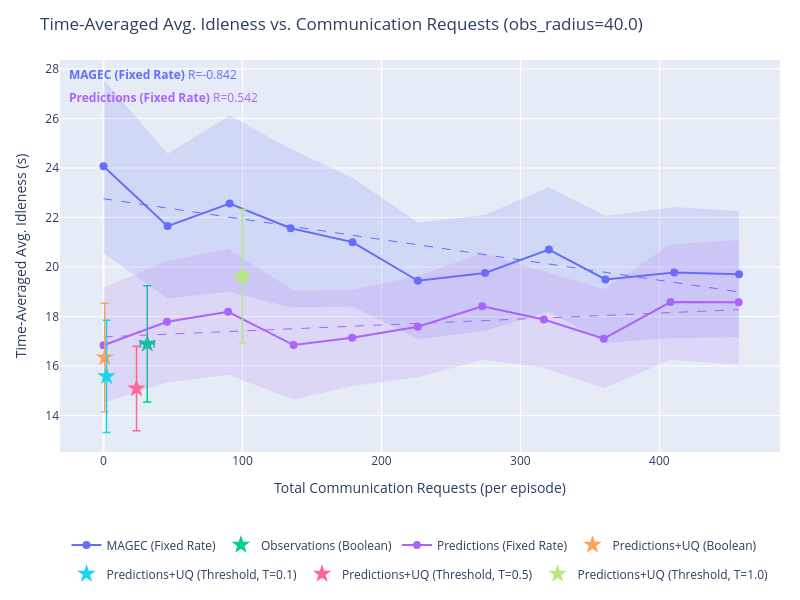

Notebook source saved alongside this figure:
### Markdown cell above
## Idleness vs. Communication

### Code cell
import plotly.graph_objects as go
import plotly.express as px
import numpy as np
from plots import *

# SERIES_TO_PLOT = {"Learned Comms. + Prediction + UQ", "MAGEC"}
SERIES_TO_PLOT = None # Plot all

series_colors = {s: c for s, c in zip(output, px.colors.qualitative.Plotly)}


def get_requests(data):
    """Total communication requests per episode (mean over episodes)."""
    r = np.array(data['communication']['requests_made'][...])
    return float(np.mean(r.reshape(r.shape[0], -1).sum(axis=1)))


def get_requests_std(data):
    """Total communication requests per episode (SEM over episodes)."""
    r = np.array(data['communication']['requests_made'][...])
    per_episode = r.reshape(r.shape[0], -1).sum(axis=1)
    n = len(per_episode)
    return float(np.std(per_episode) / np.sqrt(n))


def get_idleness_mean(data):
    """Time-averaged avg. idleness, mean over episodes."""
    return float(np.mean(data['avg_idleness']))


def get_idleness_std(data):
    """Time-averaged avg. idleness, SEM over episodes."""
    n = len(data['avg_idleness'])
    return float(np.std(data['avg_idleness']) / np.sqrt(n))


for obs_radius in obs_radii:
    # Arbitrarily choose radius 40 for plotting.
    if obs_radius != 40.0:
        continue

    fig = go.Figure()
    r_annotations = []

    for series in output:
        if SERIES_TO_PLOT is not None and series not in SERIES_TO_PLOT:
            continue

        if "Ground Truth" in series:
            continue

        color = series_colors.get(series, '#888888')
        all_exps = list(output[series].keys())

        # Swept experiments: encoded as obs_radius_X_comms_Y
        swept_exps = sorted(
            [e for e in all_exps if f"obs_radius_{obs_radius:.1f}_comms_" in e and "Fixed Rate" in series],
            key=lambda e: float(e.split("_comms_")[1])
        )
        # Fixed (learned comms) experiments: encoded as obs_radius_X only
        fixed_exps = [e for e in all_exps if f"obs_radius_{obs_radius:.1f}" in e and not "Fixed Rate" in series]

        if swept_exps:
            comms_ps = [float(e.split("_comms_")[1]) for e in swept_exps]
            xs = [get_requests(output[series][e]) for e in swept_exps]
            ys = [get_idleness_mean(output[series][e]) for e in swept_exps]
            xs_std = [get_requests_std(output[series][e]) for e in swept_exps]
            ys_std = [get_idleness_std(output[series][e]) for e in swept_exps]

            fig.add_trace(go.Scatter(
                x=xs,
                y=ys,
                mode='lines+markers',
                name=series,
                line=dict(color=color),
                marker=dict(color=color, size=8),
                legendgroup=series,
                # error_x and error_y removed — replaced by shaded band below
                hovertemplate=[
                    f"{series}<br>comms_p={cp:.3f}<br>requests=%{{x:.1f}}<br>idleness=%{{y:.4f}}<extra></extra>"
                    for cp in comms_ps
                ],
            ))

            # SEM shaded band (y-direction)
            y_upper = [y + s for y, s in zip(ys, ys_std)]
            y_lower = [y - s for y, s in zip(ys, ys_std)]
            fig.add_trace(go.Scatter(
                x=xs + xs[::-1],
                y=y_upper + y_lower[::-1],
                fill='toself',
                fillcolor=color,
                line=dict(color='rgba(255,255,255,0)'),
                opacity=0.15,
                legendgroup=series,
                showlegend=False,
                hoverinfo='skip',
            ))

            # OLS trendline
            if len(xs) >= 2:
                x_trend, y_trend, r2 = fit_ols_trendline(xs, ys)
                fig.add_trace(go.Scatter(
                    x=x_trend,
                    y=y_trend,
                    mode='lines',
                    name=f"{series} (fit)",
                    line=dict(color=color, dash='dash', width=1),
                    legendgroup=series,
                    showlegend=False,
                    hoverinfo='skip',
                ))
                r_annotations.append(
                    dict(
                        text=f"<b>{series}</b> R={r2:.3f}",
                        xref='paper', yref='paper',
                        x=0.01,
                        y=0.99 - len(r_annotations) * 0.06,
                        xanchor='left', yanchor='top',
                        showarrow=False,
                        font=dict(color=color, size=12),
                    )
                )

        if fixed_exps:
            xs_f = [get_requests(output[series][e]) for e in fixed_exps]
            ys_f = [get_idleness_mean(output[series][e]) for e in fixed_exps]
            xs_std_f = [get_requests_std(output[series][e]) for e in fixed_exps]
            ys_std_f = [get_idleness_std(output[series][e]) for e in fixed_exps]
            fig.add_trace(go.Scatter(
                x=xs_f,
                y=ys_f,
                mode='markers',
                name=series,
                marker=dict(color=color, size=14, symbol='star'),
                legendgroup=series,
                showlegend=len(swept_exps) == 0,
                error_x=dict(array=xs_std_f, visible=True, color=color, thickness=1.5, width=4),
                error_y=dict(array=ys_std_f, visible=True, color=color, thickness=1.5, width=4),
                hovertemplate=f"{series}<br>requests=%{{x:.1f}}<br>idleness=%{{y:.4f}}<extra></extra>",
            ))

    fig.update_layout(
        title=f"Time-Averaged Avg. Idleness vs. Communication Requests (obs_radius={obs_radius:.1f})",
        xaxis_title="Total Communication Requests (per episode)",
        yaxis_title="Time-Averaged Avg. Idleness (s)",
        height=600,
        width=800,
        hovermode='closest',
        autosize=True,
        margin=dict(l=60, r=20, t=60, b=120),
        legend=dict(orientation='h', yanchor='top', y=-0.2, xanchor='center', x=0.5),
        annotations=r_annotations,
    )
    fig.show()

### Figure 1 — Plotly figure (JSON) as saved in the notebook; plotly's stock layout.template omitted (floating-point values rounded to 4 significant figures; data arrays with more than 128 entries replaced by an {"elided": "..."} marker saying what was removed)
{"data": [{"hovertemplate": ["MAGEC (Fixed Rate)<br>comms_p=0.000<br>requests=%{x:.1f}<br>idleness=%{y:.4f}<extra></extra>", "MAGEC (Fixed Rate)<br>comms_p=0.050<br>requests=%{x:.1f}<br>idleness=%{y:.4f}<extra></extra>", "MAGEC (Fixed Rate)<br>comms_p=0.100<br>requests=%{x:.1f}<br>idleness=%{y:.4f}<extra></extra>", "MAGEC (Fixed Rate)<br>comms_p=0.150<br>requests=%{x:.1f}<br>idleness=%{y:.4f}<extra></extra>", "MAGEC (Fixed Rate)<br>comms_p=0.200<br>requests=%{x:.1f}<br>idleness=%{y:.4f}<extra></extra>", "MAGEC (Fixed Rate)<br>comms_p=0.250<br>requests=%{x:.1f}<br>idleness=%{y:.4f}<extra></extra>", "MAGEC (Fixed Rate)<br>comms_p=0.300<br>requests=%{x:.1f}<br>idleness=%{y:.4f}<extra></extra>", "MAGEC (Fixed Rate)<br>comms_p=0.350<br>requests=%{x:.1f}<br>idleness=%{y:.4f}<extra></extra>", "MAGEC (Fixed Rate)<br>comms_p=0.400<br>requests=%{x:.1f}<br>idleness=%{y:.4f}<extra></extra>", "MAGEC (Fixed Rate)<br>comms_p=0.450<br>requests=%{x:.1f}<br>idleness=%{y:.4f}<extra></extra>", "MAGEC (Fixed Rate)<br>comms_p=0.500<br>requests=%{x:.1f}<br>idleness=%{y:.4f}<extra></extra>"], "legendgroup": "MAGEC (Fixed Rate)", "line": {"color": "#636EFA"}, "marker": {"color": "#636EFA", "size": 8}, "mode": "lines+markers", "name": "MAGEC (Fixed Rate)", "type": "scatter", "x": [0, 46.1, 90.8, 134.7, 179.2, 226.2, 274.5, 320.5, 361.2, 410.7, 457.3], "y": [24.07, 21.65, 22.56, 21.57, 21.0, 19.44, 19.76, 20.7, 19.5, 19.78, 19.71]}, {"fill": "toself", "fillcolor": "#636EFA", "hoverinfo": "skip", "legendgroup": "MAGEC (Fixed Rate)", "line": {"color": "rgba(255,255,255,0)"}, "opacity": 0.15, "showlegend": false, "type": "scatter", "x": [0, 46.1, 90.8, 134.7, 179.2, 226.2, 274.5, 320.5, 361.2, 410.7, 457.3, 457.3, 410.7, 361.2, 320.5, 274.5, 226.2, 179.2, 134.7, 90.8, 46.1, 0], "y": [27.57, 24.58, 26.12, 24.77, 23.6, 21.8, 22.11, 23.22, 22.06, 22.43, 22.25, 17.16, 17.13, 16.94, 18.19, 17.41, 17.09, 18.4, 18.37, 19.0, 18.72, 20.57]}, {"hoverinfo": "skip", "legendgroup": "MAGEC (Fixed Rate)", "line": {"color": "#636EFA", "dash": "dash", "width": 1}, "mode": "lines", "name": "MAGEC (Fixed Rate) (fit)", "showlegend": false, "type": "scatter", "x": {"elided": "200 float values"}, "y": {"elided": "200 float values"}}, {"error_x": {"array": [4.93], "color": "#00CC96", "thickness": 1.5, "visible": true, "width": 4}, "error_y": {"array": [2.346], "color": "#00CC96", "thickness": 1.5, "visible": true, "width": 4}, "hovertemplate": "Observations (Boolean)<br>requests=%{x:.1f}<br>idleness=%{y:.4f}<extra></extra>", "legendgroup": "Observations (Boolean)", "marker": {"color": "#00CC96", "size": 14, "symbol": "star"}, "mode": "markers", "name": "Observations (Boolean)", "showlegend": true, "type": "scatter", "x": [31.5], "y": [16.9]}, {"hovertemplate": ["Predictions (Fixed Rate)<br>comms_p=0.000<br>requests=%{x:.1f}<br>idleness=%{y:.4f}<extra></extra>", "Predictions (Fixed Rate)<br>comms_p=0.050<br>requests=%{x:.1f}<br>idleness=%{y:.4f}<extra></extra>", "Predictions (Fixed Rate)<br>comms_p=0.100<br>requests=%{x:.1f}<br>idleness=%{y:.4f}<extra></extra>", "Predictions (Fixed Rate)<br>comms_p=0.150<br>requests=%{x:.1f}<br>idleness=%{y:.4f}<extra></extra>", "Predictions (Fixed Rate)<br>comms_p=0.200<br>requests=%{x:.1f}<br>idleness=%{y:.4f}<extra></extra>", "Predictions (Fixed Rate)<br>comms_p=0.250<br>requests=%{x:.1f}<br>idleness=%{y:.4f}<extra></extra>", "Predictions (Fixed Rate)<br>comms_p=0.300<br>requests=%{x:.1f}<br>idleness=%{y:.4f}<extra></extra>", "Predictions (Fixed Rate)<br>comms_p=0.350<br>requests=%{x:.1f}<br>idleness=%{y:.4f}<extra></extra>", "Predictions (Fixed Rate)<br>comms_p=0.400<br>requests=%{x:.1f}<br>idleness=%{y:.4f}<extra></extra>", "Predictions (Fixed Rate)<br>comms_p=0.450<br>requests=%{x:.1f}<br>idleness=%{y:.4f}<extra></extra>", "Predictions (Fixed Rate)<br>comms_p=0.500<br>requests=%{x:.1f}<br>idleness=%{y:.4f}<extra></extra>"], "legendgroup": "Predictions (Fixed Rate)", "line": {"color": "#AB63FA"}, "marker": {"color": "#AB63FA", "size": 8}, "mode": "lines+markers", "name": "Predictions (Fixed Rate)", "type": "scatter", "x": [0, 45.7, 89.7, 136.8, 178.9, 226.1, 272.6, 316.9, 360, 408, 457.1], "y": [16.84, 17.79, 18.19, 16.85, 17.14, 17.58, 18.41, 17.88, 17.1, 18.58, 18.57]}, {"fill": "toself", "fillcolor": "#AB63FA", "hoverinfo": "skip", "legendgroup": "Predictions (Fixed Rate)", "line": {"color": "rgba(255,255,255,0)"}, "opacity": 0.15, "showlegend": false, "type": "scatter", "x": [0, 45.7, 89.7, 136.8, 178.9, 226.1, 272.6, 316.9, 360, 408, 457.1, 457.1, 408, 360, 316.9, 272.6, 226.1, 178.9, 136.8, 89.7, 45.7, 0], "y": [19.16, 20.25, 20.73, 19.05, 19.08, 19.64, 20.56, 19.83, 19.1, 20.92, 21.09, 16.05, 16.25, 15.11, 15.92, 16.26, 15.53, 15.2, 14.64, 15.65, 15.33, 14.51]}, {"hoverinfo": "skip", "legendgroup": "Predictions (Fixed Rate)", "line": {"color": "#AB63FA", "dash": "dash", "width": 1}, "mode": "lines", "name": "Predictions (Fixed Rate) (fit)", "showlegend": false, "type": "scatter", "x": {"elided": "200 float values"}, "y": {"elided": "200 float values"}}, {"error_x": {"array": [0.386], "color": "#FFA15A", "thickness": 1.5, "visible": true, "width": 4}, "error_y": {"array": [2.191], "color": "#FFA15A", "thickness": 1.5, "visible": true, "width": 4}, "hovertemplate": "Predictions+UQ (Boolean)<br>requests=%{x:.1f}<br>idleness=%{y:.4f}<extra></extra>", "legendgroup": "Predictions+UQ (Boolean)", "marker": {"color": "#FFA15A", "size": 14, "symbol": "star"}, "mode": "markers", "name": "Predictions+UQ (Boolean)", "showlegend": true, "type": "scatter", "x": [0.9], "y": [16.35]}, {"error_x": {"array": [0.4427], "color": "#19D3F3", "thickness": 1.5, "visible": true, "width": 4}, "error_y": {"array": [2.266], "color": "#19D3F3", "thickness": 1.5, "visible": true, "width": 4}, "hovertemplate": "Predictions+UQ (Threshold, T=0.1)<br>requests=%{x:.1f}<br>idleness=%{y:.4f}<extra></extra>", "legendgroup": "Predictions+UQ (Threshold, T=0.1)", "marker": {"color": "#19D3F3", "size": 14, "symbol": "star"}, "mode": "markers", "name": "Predictions+UQ (Threshold, T=0.1)", "showlegend": true, "type": "scatter", "x": [2.2], "y": [15.58]}, {"error_x": {"array": [0.8695], "color": "#FF6692", "thickness": 1.5, "visible": true, "width": 4}, "error_y": {"array": [1.709], "color": "#FF6692", "thickness": 1.5, "visible": true, "width": 4}, "hovertemplate": "Predictions+UQ (Threshold, T=0.5)<br>requests=%{x:.1f}<br>idleness=%{y:.4f}<extra></extra>", "legendgroup": "Predictions+UQ (Threshold, T=0.5)", "marker": {"color": "#FF6692", "size": 14, "symbol": "star"}, "mode": "markers", "name": "Predictions+UQ (Threshold, T=0.5)", "showlegend": true, "type": "scatter", "x": [23.8], "y": [15.09]}, {"error_x": {"array": [3.736], "color": "#B6E880", "thickness": 1.5, "visible": true, "width": 4}, "error_y": {"array": [2.694], "color": "#B6E880", "thickness": 1.5, "visible": true, "width": 4}, "hovertemplate": "Predictions+UQ (Threshold, T=1.0)<br>requests=%{x:.1f}<br>idleness=%{y:.4f}<extra></extra>", "legendgroup": "Predictions+UQ (Threshold, T=1.0)", "marker": {"color": "#B6E880", "size": 14, "symbol": "star"}, "mode": "markers", "name": "Predictions+UQ (Threshold, T=1.0)", "showlegend": true, "type": "scatter", "x": [100], "y": [19.63]}], "layout": {"annotations": [{"font": {"color": "#636EFA", "size": 12}, "showarrow": false, "text": "<b>MAGEC (Fixed Rate)</b> R=-0.842", "x": 0.01, "xanchor": "left", "xref": "paper", "y": 0.99, "yanchor": "top", "yref": "paper"}, {"font": {"color": "#AB63FA", "size": 12}, "showarrow": false, "text": "<b>Predictions (Fixed Rate)</b> R=0.542", "x": 0.01, "xanchor": "left", "xref": "paper", "y": 0.93, "yanchor": "top", "yref": "paper"}], "autosize": true, "height": 600, "hovermode": "closest", "legend": {"orientation": "h", "x": 0.5, "xanchor": "center", "y": -0.2, "yanchor": "top"}, "margin": {"b": 120, "l": 60, "r": 20, "t": 60}, "title": {"text": "Time-Averaged Avg. Idleness vs. Communication Requests (obs_radius=40.0)"}, "width": 800, "xaxis": {"title": {"text": "Total Communication Requests (per episode)"}}, "yaxis": {"title": {"text": "Time-Averaged Avg. Idleness (s)"}}}}
